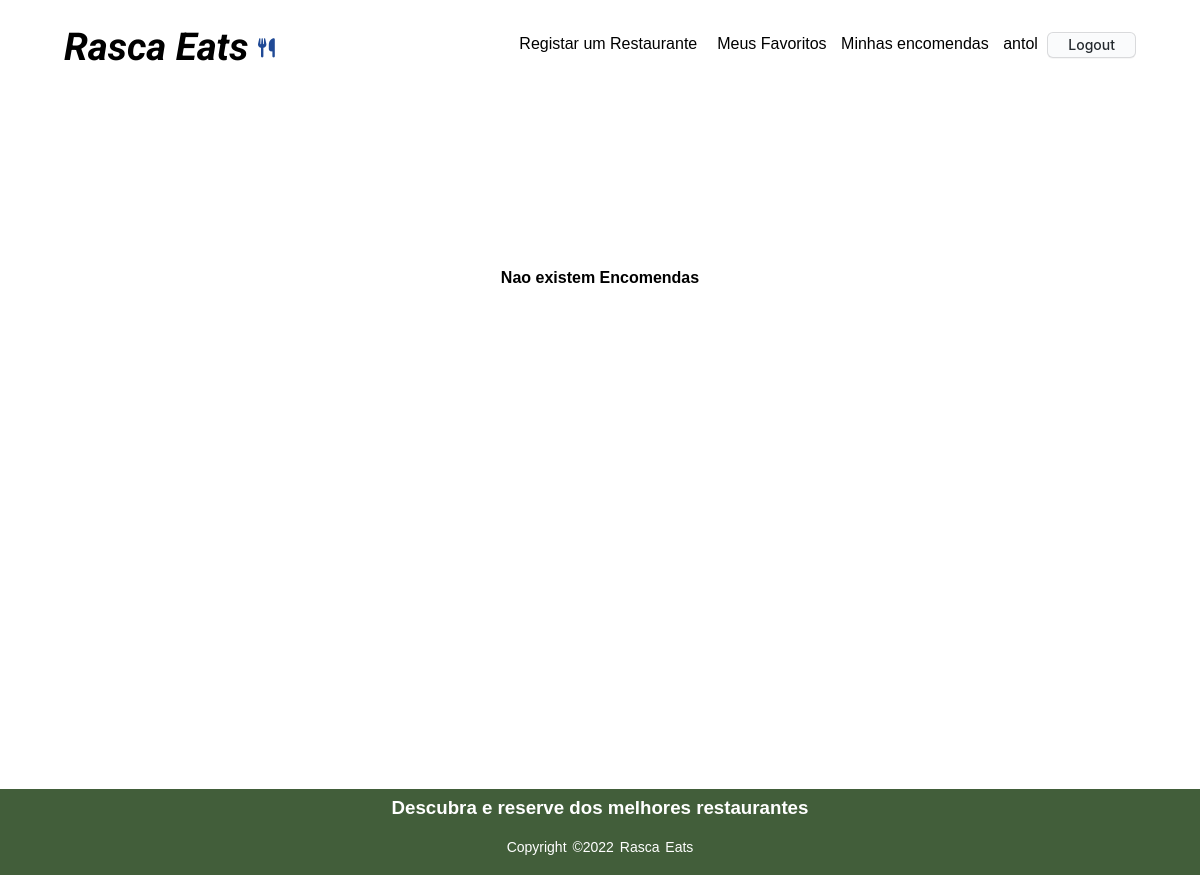
The app's page /pages/order_history.php (signed in), older data.
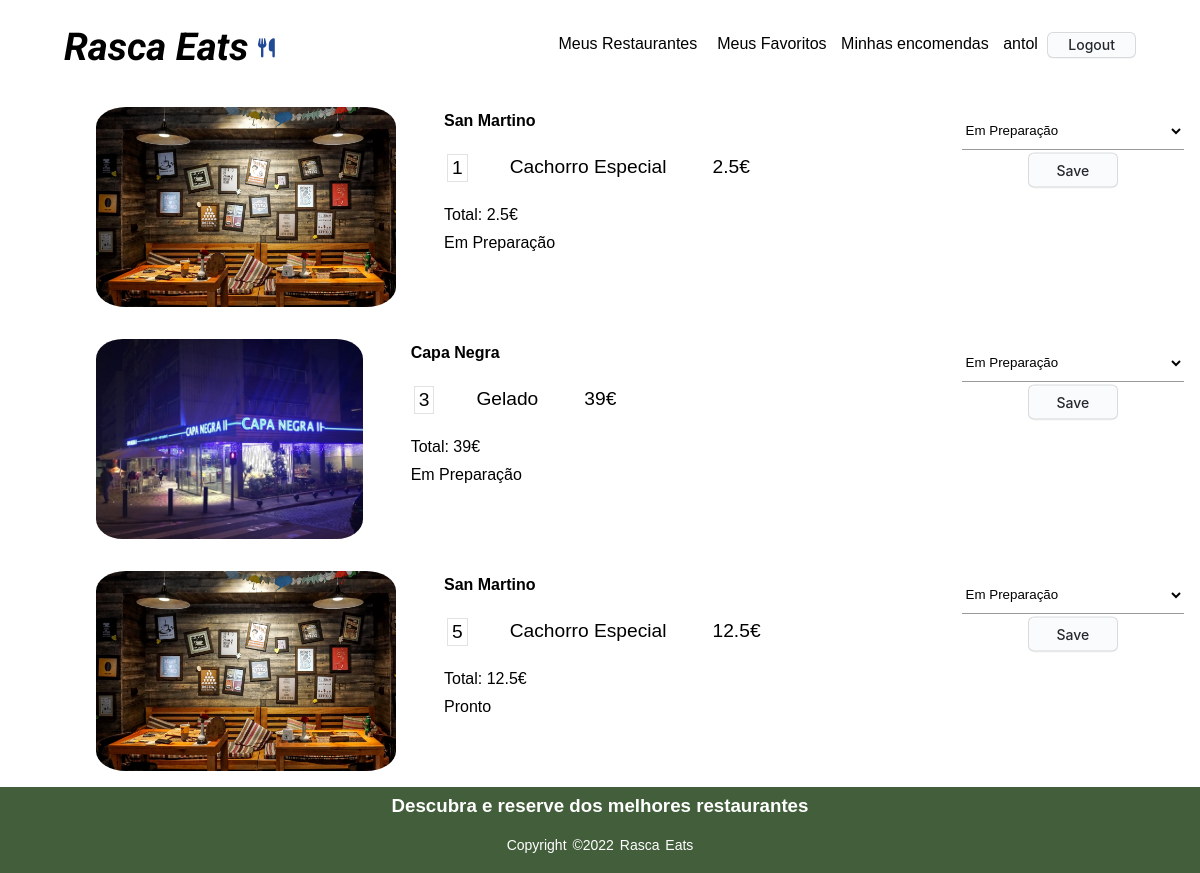
The same page, newer data.
### tables this page shows
CREATE TABLE Request(
    requestId integer PRIMARY KEY,
    clientId integer NOT NULL,
    state varchar NOT NULL,
    CONSTRAINT fk_clientId FOREIGN KEY (clientId)
        REFERENCES Client(clientId) 
        ON DELETE CASCADE
        ON UPDATE CASCADE
);

CREATE TABLE Currentrequest(
    dishId integer,
    requestId integer,
    quantidade integer NOT NULL,
    CONSTRAINT fk_dishId FOREIGN KEY (dishId)
        REFERENCES Dish(dishId) 
        ON DELETE CASCADE
        ON UPDATE CASCADE,
    CONSTRAINT fk_requestId FOREIGN KEY (requestId)
        REFERENCES request(requestId) 
        ON DELETE CASCADE
        ON UPDATE CASCADE,
    PRIMARY KEY(requestId, dishId)
);

CREATE TABLE Restaurant(
    restaurantId integer PRIMARY KEY,
    restaurantName varchar NOT NULL,
    adress varchar NOT NULL,
    category varchar NOT NULL,
    phoneNumber integer NOT NULL,
    rating real NOT NULL ON CONFLICT REPLACE DEFAULT 0.0,
    ownerId integer NOT NULL,
    photo varchar NOT NULL,
    CONSTRAINT fk_clientId FOREIGN KEY (ownerId)
        REFERENCES Client(clientId)
        ON DELETE CASCADE
        ON UPDATE CASCADE
);

CREATE TABLE Dish(
    dishId integer PRIMARY KEY,
    restaurantId integer NOT NULL,
    dishName varchar NOT NULL,
    price real NOT NULL,
    category varchar NOT NULL,
    photo varchar NOT NULL,
    CONSTRAINT fk_restaurantId FOREIGN KEY (restaurantId)
        REFERENCES Restaurant(restaurantId) 
        ON DELETE CASCADE
        ON UPDATE CASCADE
);

### sql/sql_orders.php (called while the page is built, shortened)
<?php
    function get_my_restaurant_orders($db){
        $stmt = $db->prepare('SELECT * FROM request JOIN currentrequest using(requestid) JOIN dish using(dishid) JOIN restaurant using(restaurantid) WHERE ownerid = ? ORDER BY requestId DESC');
        $stmt->execute(array($_SESSION['id']));
        return $stmt->fetchAll();
    }
    function get_current_request($db, $requestId){
        $stmt = $db->prepare('SELECT * FROM CurrentRequest WHERE requestId = ?');
        $stmt->execute(array($requestId));
        return $stmt->fetchAll();
    }
    function get_dish($db, $dishId){
        $stmt = $db->prepare('SELECT * FROM Dish WHERE dishId = ?');
        $stmt->execute(array($dishId));
        return $stmt->fetch();
    }
    function get_restaurantName($db, $dishId){
        $stmt = $db->prepare('SELECT * FROM Restaurant JOIN Dish using(restaurantId) WHERE dishId = ?');
        $stmt->execute(array($dishId));
        return $stmt->fetch();
    }
    function get_restaurantPhoto($db, $dishId){
        $stmt = $db->prepare('SELECT Restaurant.photo FROM Restaurant JOIN Dish using(restaurantId) WHERE dishId = ?');
        $stmt->execute(array($dishId));
        return $stmt->fetch();
    }
?>

### templates/orders.php (the view, shortened to what this page needs)
        <?php
    function output_order_history($db){
        $orders = get_my_restaurant_orders($db);
        ?>
        <div id = "orders_dish"> <?php
        if(!$orders){?>
            <span class ="bold"><p>Nao existem Encomendas</p></span>
        <?php
        }
        foreach($orders as $order){
            $total = 0.0;
            $current_request = get_current_request($db, $order['requestId']);
            $restaurantName = get_restaurantName($db, $current_request[0]['dishId'])['restaurantName'];?>
            <article id = "order">
                <img src="<?=get_restaurantPhoto($db, $current_request[0]['dishId'])['photo']?>">
                <article id = "description">
                <p><?=$restaurantName?></p>
                <?php
            foreach($current_request as $dish){
                $d = get_dish($db, $dish['dishId']);
                $total += $d['price'] * $dish['quantidade']; ?>
                    <div id="dish">
                    <p> <?=$dish['quantidade']?> </p>
                    <p><?=$d['dishName']?></p>
                    <p><?=$d['price'] * $dish['quantidade']?></p> </div>
            <?php }  ?> <p>Total: <?=$total?></p>
                  <p><?=$order['state']?></p></article>
                <form action="../actions/action_edit_state.php?id=<?php echo $order['requestId'];?>" method="post" class="logout">
                    <select id="state" name = "state" class = "input-field">
                        <option value="Em Preparação">Em Preparação</option>
                    </select>
                    <button class="button-3" name = "editstate" id = "editstate" role="button">Save</button>
                </form>
            </article> <?php
        }
        ?>
        </div>
        <?php
    }
?>

### templates/common.php (shortened to what this page needs)
<?php
     function drawLogoutForm(string $name, $db) {
        $stmt = $db->prepare('SELECT * FROM Restaurant WHERE ownerId = ?');
        $stmt->execute(array($_SESSION['id']));
        $isOwner = $stmt->fetch();
    ?>
  <form action="../actions/action_logout.php" method="post" class="logout">
    <?php
    if($isOwner){ ?>
        <a href="../pages/restaurants.php">Meus Restaurantes<a>
    <?php }
    else{ ?>
        <a href="../pages/register_restaurant.php">Registar um Restaurante<a> <?php
    } ?>
    <a href="../pages/favorites.php">Meus Favoritos</a>
    <a href="../pages/orders.php">Minhas encomendas</a>
    <a href="../pages/profile_page.php"><?=$name?></a>
    <button class="button-4" role="button">Logout</button>
  </form>
<?php } ?>
<?php function output_header_wo_search($db){ ?>
  <header>
        <h1><a href="../pages/front_page.php">Rasca Eats</a></h1>
        <i class="fa-solid fa-utensils" id="utensils"></i>
        <div class = "l" id="loginForm">
            <?php
            if (isset($_SESSION['id'])){
                    drawLogoutForm($_SESSION['name'], $db);
                  ?>
<?php            }
            else{ ?>
                    <div class="login">
                        <a href="../pages/login_register.php">Login | Register</a>
                    </div>
<?php       }
                ?>
        </div>
    </header>
<?php } ?>
<?php function output_footer(){ ?>
  <footer>
        <div class="footer-content">
            <h3>Descubra e reserve dos melhores restaurantes</h3>
        </div>
        <div class="footer-bottom">
            <p>copyright &copy;2022 Rasca Eats</p>
        </div>
    </footer>
<?php } ?>

Row changes from the older to the newer data that the page shows:
added request: currentrequest.dishId (picture), currentrequest.dishId "San Martino", total "2.5", state "Em Preparação"
added currentrequest: quantidade "1", dishId.dishName "Cachorro Especial", $d['price']*$dish['quantidade'] "2.5", shown under "San Martino"
added request: currentrequest.dishId (picture), currentrequest.dishId "Capa Negra", total "39", state "Em Preparação"
added currentrequest: quantidade "3", dishId.dishName "Gelado", $d['price'] * $dish['quantidade'] "39", shown under "Capa Negra"
added request: currentrequest.dishId (picture), currentrequest.dishId "San Martino", total "12.5", state "Pronto"
added currentrequest: quantidade "5", dishId.dishName "Cachorro Especial", $d['price'] * $dish['quantidade'] "12.5", shown under "San Martino"
Text that changed along with them:
text no longer shown: "Registar um Restaurante Nao existem Encomendas"
text now shown: "Meus Restaurantes"
